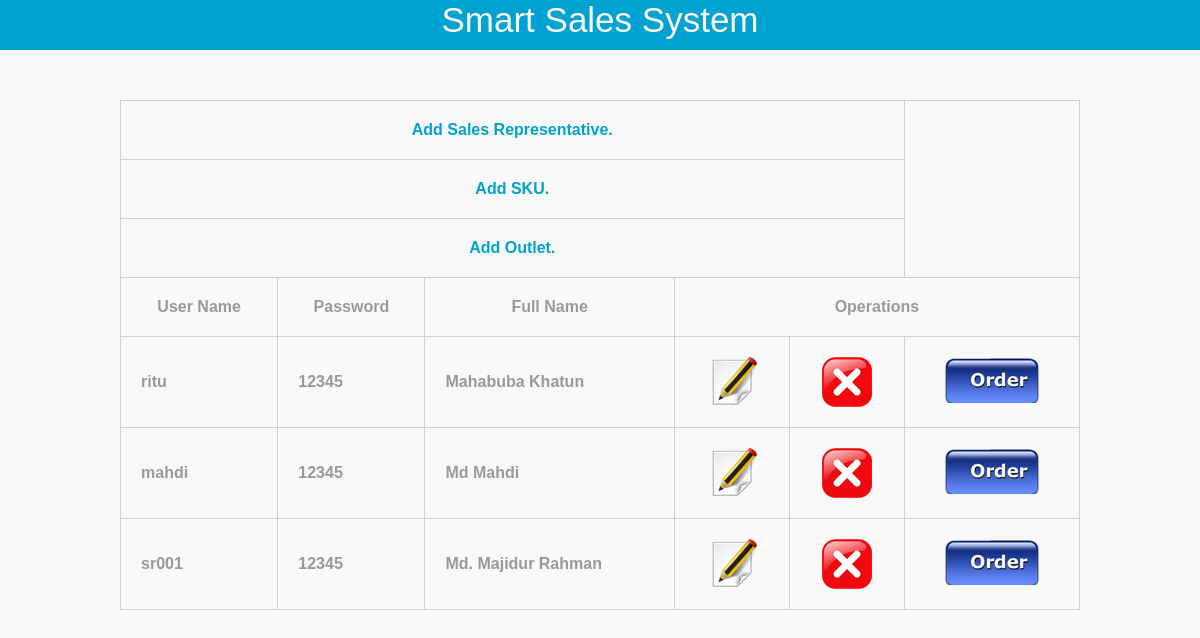
The page /webApps/index.php on the database its author committed.
### tables this page shows
CREATE TABLE IF NOT EXISTS `tbl_user` (
  `id` int(11) NOT NULL AUTO_INCREMENT,
  `user_name` varchar(255) NOT NULL,
  `password` varchar(255) NOT NULL,
  `full_name` varchar(255) NOT NULL,
  PRIMARY KEY (`id`)
);

### webApps/index.php (the view, shortened to what this page needs)
<!DOCTYPE html PUBLIC "-//W3C//DTD XHTML 1.0 Transitional//EN" "http://www.w3.org/TR/xhtml1/DTD/xhtml1-transitional.dtd">
<html xmlns="http://www.w3.org/1999/xhtml">
<head>
    <link rel="stylesheet" href="style.css" type="text/css" />
</head>
<body>
<center>
    <div id="header">
        <div id="content">
            <label>Smart Sales System</label>
        </div>
    </div>
    <div id="body">
        <div id="content">
            <table align="center">
                <tr>
                    <th colspan="5"><a href="add_data.php">Add Sales Representative.</a></th>
                </tr>
                <tr>
                    <th colspan="5"><a href="sku.php">Add SKU.</a></th>
                </tr><tr>
                    <th colspan="5"><a href="outlet.php">Add Outlet.</a></th>
                </tr>
                <th>User Name</th>
                <th>Password</th>
                <th>Full Name</th>
                <th colspan="3">Operations</th>
                <?php
                $sql_query="SELECT * FROM tbl_user";
                $result_set=mysql_query($sql_query);
                while($row=mysql_fetch_row($result_set))
                {
                    ?>
                    <tr>
                        <td><?php echo $row[1]; ?></td>
                        <td><?php echo $row[2]; ?></td>
                        <td><?php echo $row[3]; ?></td>
                        <td align="center"><a href="javascript:edt_id('<?php echo $row[0]; ?>')"><img src="b_edit.png" align="EDIT" /></a></td>
                        <td align="center"><a href="javascript:delete_id('<?php echo $row[0]; ?>')"><img src="b_drop.png" align="DELETE" /></a></td>
                        <td align="center"><a href="javascript:view_so_id('<?php echo $row[0]; ?>')"><img src="b_order.png" align="DELETE" /></a></td>
                    </tr>
                    <?php
                }
                ?>
            </table>
        </div>
    </div>
</center>
</body>
</html>

### webApps/style.css (style rules this page uses)
* { margin:0; padding:0; }
body { background:#f9f9f9; font-family:"Courier New", Courier, monospace; }
#header { width:100%; height:50px; background:#00a2d1; color:#f9f9f9; font-family:"Lucida Sans Unicode", "Lucida Grande", sans-serif; font-size:35px; text-align:center; }
#body { margin-top:50px; }
table { width:80%; font-family:Tahoma, Geneva, sans-serif; font-weight:bolder; color:#999; margin-bottom:80px; }
table a { text-decoration:none; color:#00a2d1; }
table,td,th { border-collapse:collapse; border:solid #d0d0d0 1px; padding:20px; }

### rows shown on the page
tbl_user: user_name "ritu", password "12345", full_name "Mahabuba Khatun"
tbl_user: user_name "mahdi", password "12345", full_name "Md Mahdi"
tbl_user: user_name "sr001", password "12345", full_name "Md. Majidur Rahman"
